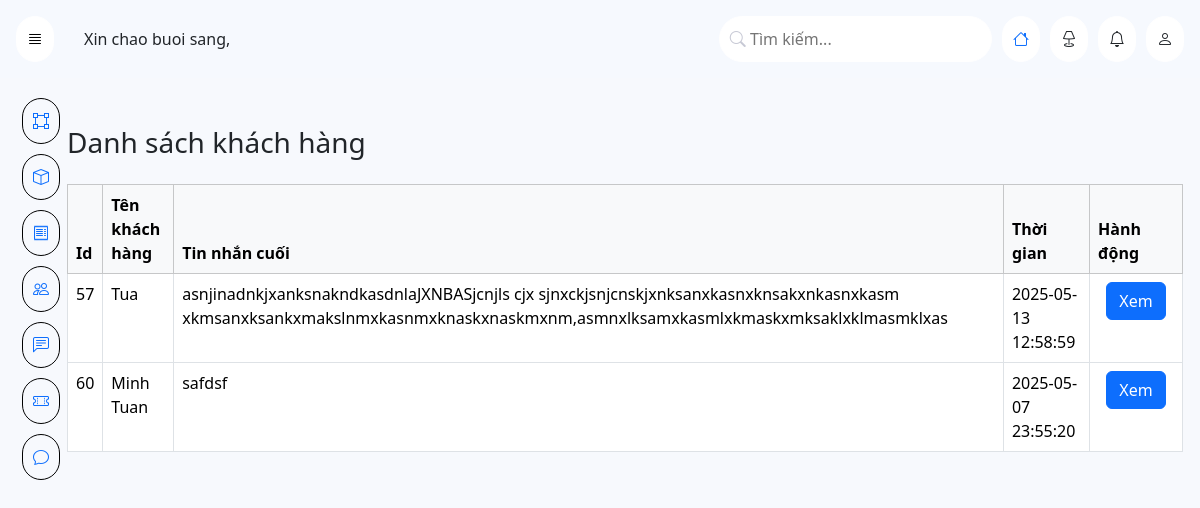
Page /admin/index.php?page=tinnhan on the committed database.
### tables this page shows
CREATE TABLE `tinnhan` (
  `id` int(11) NOT NULL,
  `id_user` int(10) NOT NULL,
  `content` text NOT NULL,
  `created_at` datetime NOT NULL,
  `trangthai` tinyint(1) DEFAULT 0,
  `admin` int(11) NOT NULL
);

CREATE TABLE `user` (
  `id_user` int(10) NOT NULL,
  `password` varchar(50) DEFAULT '123',
  `ten` varchar(50) DEFAULT NULL,
  `diachi` varchar(100) DEFAULT NULL,
  `email` varchar(50) NOT NULL,
  `dienthoai` varchar(20) DEFAULT NULL,
  `role` tinyint(1) DEFAULT 0,
  `sinhnhat` date DEFAULT current_timestamp(),
  `gioitinh` varchar(3) DEFAULT 'Nam',
  `age` int(11) DEFAULT NULL,
  `ngaydangki` datetime DEFAULT NULL,
  `trangthai` tinyint(1) DEFAULT 1
);

### dao/pdo.php (called while the page is built, shortened)
<?php
function pdo_get_connection(){
    $dburl = "mysql:host=localhost;dbname=tumiProject;charset=utf8";
    $username = 'root';
    $password = '';
    $conn = new PDO($dburl, $username, $password);
    $conn->setAttribute(PDO::ATTR_ERRMODE, PDO::ERRMODE_EXCEPTION);
    return $conn;
}
function pdo_query($sql){
    $sql_args = array_slice(func_get_args(), 1);
    try{
        $conn = pdo_get_connection();
        $stmt = $conn->prepare($sql);
        $stmt->execute($sql_args);
        $rows = $stmt->fetchAll();
        return $rows;
    }
    catch(PDOException $e){
        throw $e;
    }
    finally{
        unset($conn);
    }
}

### dao/tinnhan.php (called while the page is built, shortened)
<?php
require_once 'pdo.php';
  function allmess() {
    $sql = "SELECT
        t1.id AS message_id,
        t1.id_user,
        t1.content,
        t1.created_at,
        user.ten AS user_name,
        user.email
    FROM tinnhan t1
    JOIN user ON user.id_user = t1.id_user
    JOIN (
        SELECT id_user, MAX(created_at) AS latest_created_at
        FROM tinnhan
        WHERE id_user != 83 -- Loại bỏ tin nhắn của admin
        GROUP BY id_user
    ) t2 ON t1.id_user = t2.id_user AND t1.created_at = t2.latest_created_at
    WHERE t1.id_user != 83 -- Loại bỏ tin nhắn của admin trong kết quả chính
    ORDER BY t1.created_at DESC";
    return pdo_query($sql);
}
?>

### admin/view/chat.php (the view, shortened to what this page needs)
<main id="main">
<div class="container mt-5" style="background: #f7f9fd;">
    <h3 class="mb-4">Danh sách khách hàng</h3>
    <table class="table table-bordered table-hover">
      <thead class="table-light">
        <tr>
          <th>Id</th>
          <th>Tên khách hàng</th>
          <th>Tin nhắn cuối</th>
          <th>Thời gian</th>
          <th>Hành động</th>
        </tr>
      </thead>
      <tbody>
        <?php foreach ($customers as $customer): ?>
          <tr>
            <td><?= $customer['id_user']; ?></td>
            <td><?= $customer['user_name']; ?></td>
            <td><?= $customer['content']; ?></td>
            <td><?= $customer['created_at']; ?></td>
            <td class="col-1 text-center">
              <form action="index.php?page=danhsachtinnhan" method="post">
                <button class="btn btn-primary">
                  Xem
                </button>
              </form>
            </td>
          </tr>
        <?php endforeach; ?>
      </tbody>
    </table>
  </div>
  </main>

### admin/layout/css/navbar.css (style rules this page uses)
* { margin: 0; padding: 0; }
body { display: grid; grid-template-columns: 50px 1fr; grid-template-areas: "navbar navbar" "sidebar main" "sidebar footer" ; grid-template-rows: auto 1fr auto; min-height: 100vh; background: #f6f9fe; }
main { grid-area: main; background: #f7f9fd; }

### rows in the picture
tinnhan: id_user "57", id_user.ten "Tua", content "asnjinadnkjxanksnakndkasdnlaJXNBASjcnjls cjx sjnxckjsnjcnskjxnksanxkasnxknsakxnkasnxkasm xkmsanxksankxmakslnmxkasnmxknaskxnaskmxnm,asmnxlksamxkasmlxkmaskxmksaklxklmasmklxas", created_at "2025-05-13 12:58:59"
tinnhan: id_user "60", id_user.ten "Minh Tuan", content "safdsf", created_at "2025-05-07 23:55:20"
